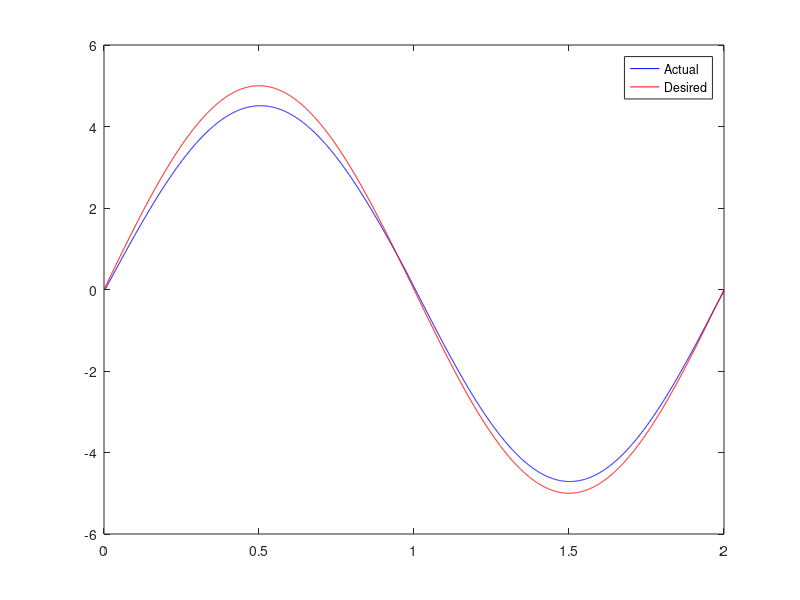

This figure's MATLAB source:
close all;
clear all;
clc;

ts = 1/1000;
V1 = 1.35e-4;
V2 = 1.35e-4;
gs = 3.97e-8;
Beta = 280e6;
Ps = 20e6;
Pr = 0.5e6;
Dm = 2e-4;
Ct = 7e-12;
u(1) =0;
PL(1)=0;

alpha = 0.8;
P1(1)=  alpha*Ps;
P2(1)= (1 - alpha)*Ps;

    freq = 1/2;

for i = 1:1:1/(ts*freq)
    
    if u(i) >= 0
        s_u(i) =1;
    else
        s_u(i) =0;
    end

    if u(i) <= 0
        s_m_u(i) =1;
    else
        s_m_u(i) =0;
    end
   
    
    R1(i) = s_u(i)*sqrt(Ps - P1(i)) + s_m_u(i)*sqrt(P1(i) - Pr);
    R2(i) = s_u(i)*sqrt(P2(i) - Pr) + s_m_u(i)*sqrt(Ps - P2(i));

    Q1(i) = gs*u(i).*R1(i);
    Q2(i) = gs*u(i).*R2(i);
    
    P1_dot(i) = (Beta/V1)*(-Ct*PL(i) + Q1(i));
    P2_dot(i) = (Beta/V2)*(Ct*PL(i) - Q2(i));
    
    PL_dot(i) = (R1(i)./V1   +   R2(i)./V2)*Beta*gs*u(i) - (1/V1   +   1/V2)*Beta*Ct*PL(i);

    T(i) = PL(i)*Dm;
    

    
    Td(i) = 5*sin(2*pi*freq*ts*i);
    PL(i+1) = PL(i) + ts*PL_dot(i);
   P1(i+1) = P1(i) + ts*P1_dot(i);
   P2(i+1) = P2(i) + ts*P2_dot(i);
    %Td(i) = 1;
   % Td(i) = 1;
    
    e(i) = Td(i) - T(i);                           
    
    if i == 1
        ie(i)  = e(i);
    else
        ie(i) = ie(i-1) + ts*e(i);
    end
    
    if i == 1
        de(i)  = e(i);
    else
        de(i) = e(i) - e(i-1);
    end
    
    u(i+1) = 0.004*e(i)   +   0.0005*ie(i);

   PL(i+1) = PL(i) + ts*PL_dot(i);
   P1(i+1) = P1(i) + ts*P1_dot(i);
   P2(i+1) = P2(i) + ts*P2_dot(i);
end


i = 1:1:1/(ts*freq);

figure(1)
plot(i*ts,T(i),'b')
hold on;
plot(i*ts,Td(i),'r')
legend('Actual','Desired')



save T_PID T;
save Td_PID Td;